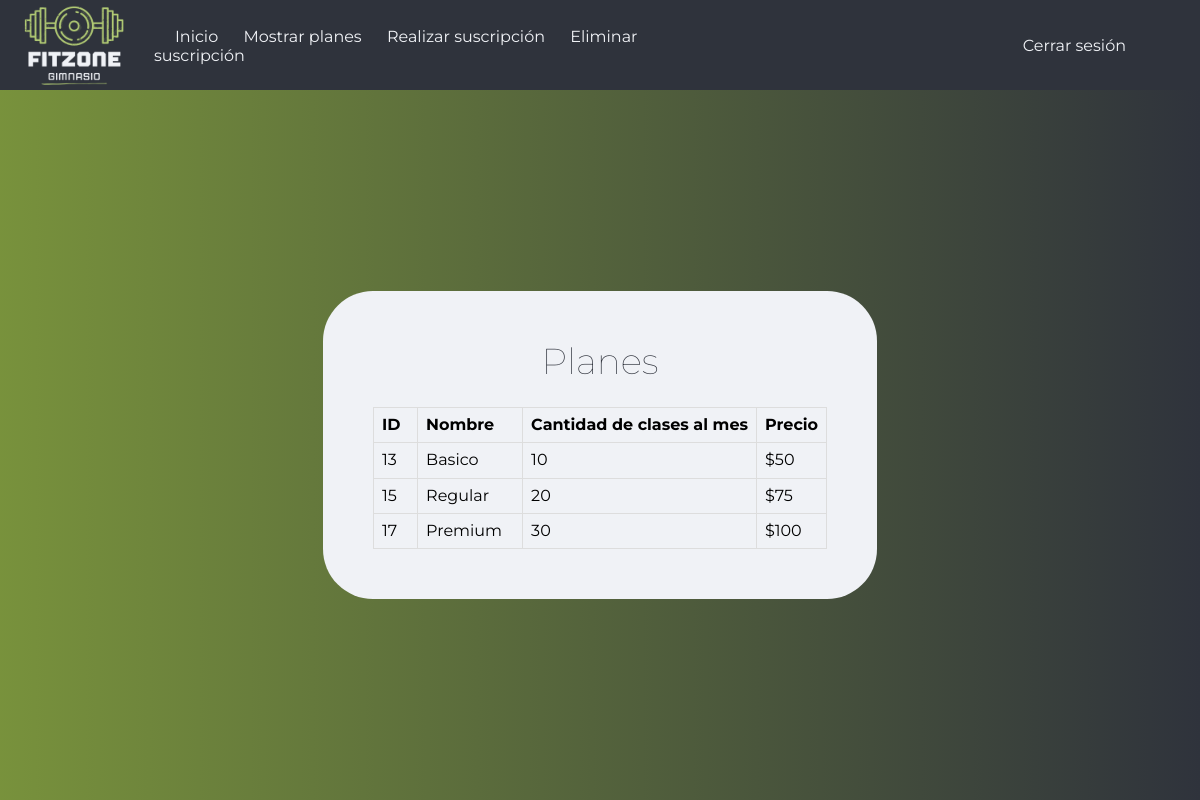
/mostrar-planes-u (signed in), run on the app's committed database.
### tables this page shows
CREATE TABLE `planes` (
  `id` int NOT NULL AUTO_INCREMENT,
  `nombre` varchar(45) DEFAULT NULL,
  `cantidad` int DEFAULT NULL,
  `precio` int DEFAULT NULL,
  PRIMARY KEY (`id`)
);

### controllers/PlanController.php (called while the page is built, shortened)
<?php
class PlanController{
    public static function mostrarPlanesU(Router $router){
        $planes = Plan::all();
        $router->render('plan/mostrar-planes-u', [
            'planes' => $planes
        ]);
    }
}

### public/index.php (called while the page is built, shortened)
<?php
$router = new Router();
$router->get('/',[PrincipalController::class, 'principal']);
$router->get('/login',[LoginController::class, 'login']);
$router->post('/login',[LoginController::class, 'login']);
$router->get('/logout',[PrincipalController::class, 'principal']);
$router->post('/logout',[PrincipalController::class, 'principal']);
$router->get('/olvide',[LoginController::class, 'olvide']);
$router->post('/olvide',[LoginController::class, 'olvide']);
$router->get('/recuperar',[LoginController::class, 'recuperar']);
$router->post('/recuperar',[LoginController::class, 'recuperar']);
$router->get('/crear-cuenta',[LoginController::class, 'crearCuenta']);
$router->post('/crear-cuenta',[LoginController::class, 'crearCuenta']);
$router->get('/inicio-admin',[InicioAdminController::class, 'inicioAdmin']);
$router->get('/inicio-user',[InicioUserController::class, 'inicioUser']);
$router->get('/modificar-usuario',[LoginController::class, 'modificarUsuario']);
$router->post('/modificar-usuario',[LoginController::class, 'modificarUsuario']);
$router->get('/mostrar-clases',[ClaseController::class, 'mostrarClases']);
$router->get('/mostrar-clases-u',[ClaseController::class, 'mostrarClasesU']);
$router->get('/crear-clase',[ClaseController::class, 'crearClase']);
$router->post('/crear-clase',[ClaseController::class, 'crearClase']);
$router->get('/eliminar-clase',[ClaseController::class, 'eliminarClase']);
$router->post('/eliminar-clase',[ClaseController::class, 'eliminarClase']);
$router->get('/modificar-clase',[ClaseController::class, 'modificarClase']);
$router->post('/modificar-clase',[ClaseController::class, 'modificarClase']);
$router->get('/inscribir-clase',[ClaseController::class, 'inscribirClase']);
$router->post('/inscribir-clase',[ClaseController::class, 'inscribirClase']);
$router->get('/cancelar-clase',[ClaseController::class, 'cancelarClase']);
$router->post('/cancelar-clase',[ClaseController::class, 'cancelarClase']);
$router->get('/crear-plan',[PlanController::class, 'crearPlan']);
$router->post('/crear-plan',[PlanController::class, 'crearPlan']);
$router->get('/modificar-plan',[PlanController::class, 'modificarPlan']);
$router->post('/modificar-plan',[PlanController::class, 'modificarPlan']);
$router->get('/eliminar-plan',[PlanController::class, 'eliminarPlan']);
$router->post('/eliminar-plan',[PlanController::class, 'eliminarPlan']);
$router->get('/mostrar-planes',[PlanController::class, 'mostrarPlanes']);
$router->get('/mostrar-planes-u',[PlanController::class, 'mostrarPlanesU']);
$router->get('/realizar-suscripcion',[SuscripcionController::class, 'realizarSuscripcion']);
$router->post('/realizar-suscripcion',[SuscripcionController::class, 'realizarSuscripcion']);
$router->get('/eliminar-suscripcion',[SuscripcionController::class, 'eliminarSuscripcion']);
$router->post('/eliminar-suscripcion',[SuscripcionController::class, 'eliminarSuscripcion']);
$router->comprobarRutas();

### models/ActiveRecord.php (called while the page is built, shortened)
<?php
class ActiveRecord {
    protected static $db;
    protected static $tabla = '';
    public static function setDB($database) {
        self::$db = $database;
    }
    public static function consultarSQL($query) {
        $resultado = self::$db->query($query);
        $array = [];
        while($registro = $resultado->fetch_assoc()) {
            $array[] = static::crearObjeto($registro);
        }
        return $array;
    }
    protected static function crearObjeto($registro) {
        $objeto = new static;
        foreach($registro as $key => $value ) {
            if(property_exists( $objeto, $key  )) {
                $objeto->$key = $value;
            }
        }
        return $objeto;
    }
    public static function all() {
        $query = "SELECT * FROM " . static::$tabla;
        $resultado = self::consultarSQL($query);
        return $resultado;
    }
}

### views/plan/mostrar-planes-u.php (the view)
<div class="mostrar-planes">
    <nav class="nav-main" id="nav-main">
        <div class="contenedor nav-menu">
            <img src="build/img/logo.png" class="nav-brand" />
            <div class="nav-ref">
				<a href="/inicio-user">Inicio</a>
				<a href="/mostrar-planes-u">Mostrar planes</a>
				<a href="/realizar-suscripcion">Realizar suscripción</a>
				<a href="/eliminar-suscripcion">Eliminar suscripción</a>
            </div>
            <div class="inicioSesion">
                <a href="/logout">Cerrar sesión</a>
            </div>
        </div>
    </nav>
    <div class="crearC">
		<div class="cuadroC">
			<h2>Planes</h2>
			<table>
				<thead>
					<tr>
						<th>ID</th>
						<th>Nombre</th>
						<th>Cantidad de clases al mes</th>
						<th>Precio</th>
					</tr>
				</thead>
				<tbody>
					<?php foreach ($planes as $plan): ?>
						<?php if ($plan->id == 18) continue; ?>
						<tr>
							<td><?php echo $plan->id; ?></td>
							<td><?php echo $plan->nombre; ?></td>
							<td><?php echo $plan->cantidad; ?></td>
							<td>$<?php echo $plan->precio; ?></td>
						</tr>
					<?php endforeach; ?>
				</tbody>
			</table>
		</div>
    </div>
</div>

### public/build/css/app.css (style rules this page uses)
html { line-height:1.15;-webkit-text-size-adjust:100% }
body { margin:0 }
a { background-color:transparent }
img { border-style:none }
html { font-size:62.5%;box-sizing:border-box }
*,:after,:before { box-sizing:inherit }
body { font-family:Montserrat,sans-serif;font-size:1.6rem;background-color:#2f333c }
.contenedor { width:96%;margin:0 auto }
a { text-decoration:none }
h1,h2,h3 { margin:0 0 5rem }
img { max-width:100%;display:block }
h1,h2,h3 { font-family:Montserrat,sans-serif;margin:0 0 2.5rem;font-weight:900;color:#f0f2f6;text-align:center }
h2 { font-size:3.6rem }
.nav-main { background-color:none;height:9rem }
.nav-main .nav-menu { display:flex;align-items:center }
.nav-main .nav-brand { margin-top:-.7rem;width:10rem }
.nav-main .inicioSesion,.nav-main .nav-ref { width:100% }
.nav-main .inicioSesion a,.nav-main .nav-ref a { color:#f0f2f6;margin:0;padding-left:2.1rem }
.nav-main .nav-ref { margin-left:3rem }
.nav-main .inicioSesion { margin-right:5rem;text-align:end }
.crearClase,.crearPlan,.crearSuscricion,.modificarClase,.modificarSuscripcion,.mostrar-planes { height:calc(100vh - 9rem) }
.crearClase h2,.crearPlan h2,.crearSuscricion h2,.modificarClase h2,.modificarSuscripcion h2,.mostrar-planes h2 { color:#2f333c;font-weight:100 }
.crearC { background:linear-gradient(270deg,rgba(47,51,60,.6),rgba(128,156,60,.9));display:flex;justify-content:center;align-items:center;height:100% }
.crearC .cuadroC { border-radius:5rem;background:#f0f2f6;height:auto;width:auto;padding:5rem }
table { border-collapse:collapse;width:100% }
td,th { border:1px solid #ddd;text-align:left;padding:8px }
td { padding-right:20px }

### data on the page
planes: id "13", nombre "Basico", cantidad "10", precio "50"
planes: id "15", nombre "Regular", cantidad "20", precio "75"
planes: id "17", nombre "Premium", cantidad "30", precio "100"
